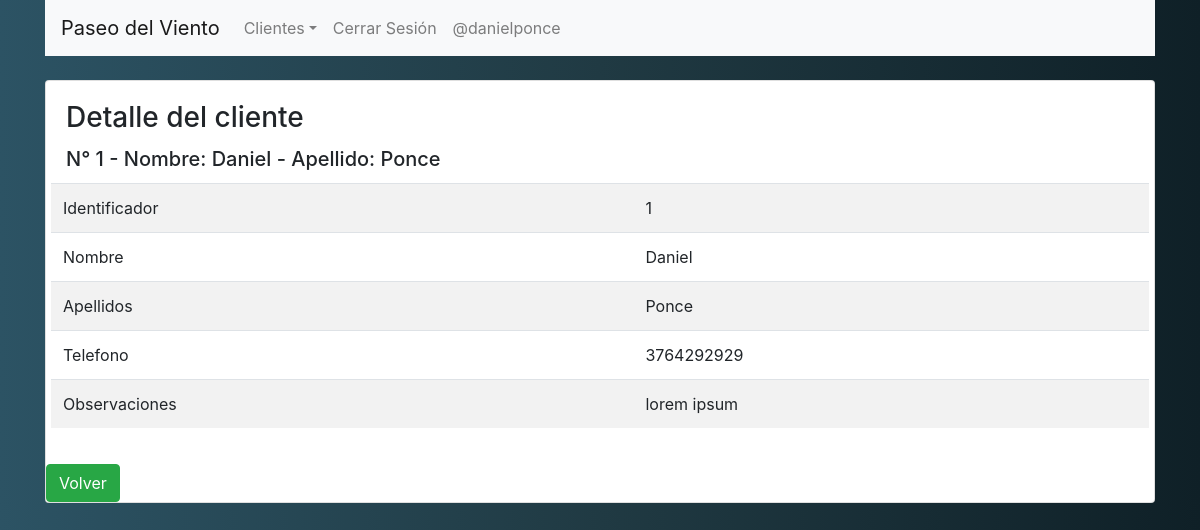
/detalle-cliente/1/ (signed in), run on the app's committed database.
### app001/models.py (models this page shows, shortened)
class Cliente(models.Model):
    nombres = models.CharField(max_length=100)
    apellidos = models.CharField(max_length=100)
    telefono = models.CharField(max_length=100, blank=True)
    email = models.EmailField(blank=True)
    observaciones=models.TextField(blank=True)
    class Meta:
            verbose_name_plural = 'Clientes'

### app001/views.py (the view)
# urls.py: path('detalle-cliente/<id>/', detalle_cliente, name='detalle_cliente'),
def detalle_cliente(request, id):
    cliente = get_object_or_404(Cliente, id=id)
    data = {
        'cliente': cliente
    }
    return render(request, 'app001/cliente/detalle.html', data)

### app001/templates/app001/cliente/detalle.html
{% extends "app001/layout.html" %} {% block body %} {% if cliente %}
<div class="card">
  <div class="card-body">
    <h3 class="card-title">Detalle del cliente</h3>
    <h5 class="card-title">
      N° {{cliente.id}} - Nombre: {{cliente.nombres}} - Apellido:
      {{cliente.apellidos}}
    </h5>
    <div class="row">
      <table class="table table-striped table-hover table-responsive-sm">
        <tbody>
          <tr>
            <td>Identificador</td>
            <td>{{cliente.id}}</td>
          </tr>
          <tr>
            <td>Nombre</td>
            <td>{{cliente.nombres}}</td>
          </tr>
          <tr>
            <td>Apellidos</td>
            <td>{{cliente.apellidos}}</td>
          </tr>
          <tr>
            <td>Telefono</td>
            <td>{{cliente.telefono}}</td>
          </tr>
          <tr>
            <td>Observaciones</td>
            <td>{{cliente.observaciones}}</td>
          </tr>
        </tbody>
      </table>
    </div>
  </div>
  <div>
    <a href="{% url 'app001:listar_clientes' %}" class="btn btn-success"
      >Volver</a
    >
  </div>
</div>
{% endif %} {% endblock %}

### app001/templates/app001/layout.html (shortened to what this page needs)
{% load static %}
<!DOCTYPE html>
<html lang="en">
  <head>
    <link
      rel="stylesheet"
      href="https://cdn.jsdelivr.net/npm/bootstrap@4.6.1/dist/css/bootstrap.min.css"
    />
  </head>
  <body style="background: #0F2027;
  background: -webkit-linear-gradient(to right, #2C5364, #203A43, #0F2027);
  background: linear-gradient(to right, #2C5364, #203A43, #0F2027);">
    <div class="container">
    <nav class="navbar navbar-expand-lg navbar-light bg-light">
      <a class="navbar-brand" href="{% url 'app001:listar_clientes' %}">Paseo del Viento</a>
      <div class="collapse navbar-collapse" id="navbarSupportedContent">
        <ul class="navbar-nav mr-auto">
          <li class="nav-item dropdown">
            <a class="nav-link dropdown-toggle" href="#" id="navbarDropdown" role="button" data-toggle="dropdown" aria-expanded="false">Clientes</a>
          </li>
          {% if user.is_authenticated %}
              <li class="nav-item">
                <a class="nav-link" href="{% url 'logout' %}">Cerrar Sesión</a>
              </li>
              <li class="nav-item">
                <a class="nav-link" href="#">@{{user.username}}</a>
              </li class="nav-item">
              {% endif %}
        </ul>
      </div>
    </nav>
  </div>
  <br>
    <div class="container">{% block body %} {% endblock %}</div>
  </body>
</html>

### data on the page
Cliente: id "1", nombres "Daniel", apellidos "Ponce", telefono "3764292929", observaciones "lorem ipsum"

### other printed values
{{ user.username }} "danielponce"
